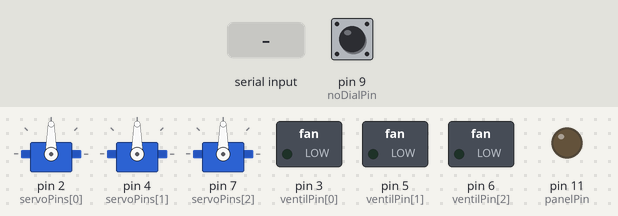
The sketch below on a simulated Arduino Uno, built with avr-gcc and run on an emulated ATmega328P. Parts: 3 × servo, switched loads named in the sketch (green lamp = pin HIGH), output pins drawn as LEDs (lit = HIGH). The inputs (shaded band) are chosen by the test bench; at power-on: pin 9 (noDialPin) HIGH.

Above: at 1.2 s.
1.3 s: "p90\n" received over Serial
At 2.2 s:
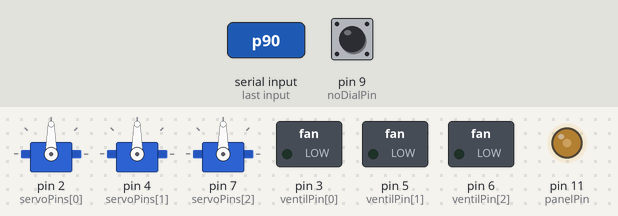
2.8 s: "p,45\n" received over Serial
At 3.4 s:
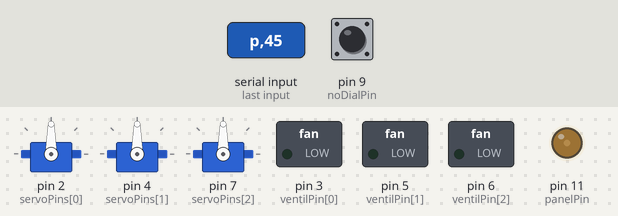
4.3 s: "l90\n" received over Serial
At 5.5 s:
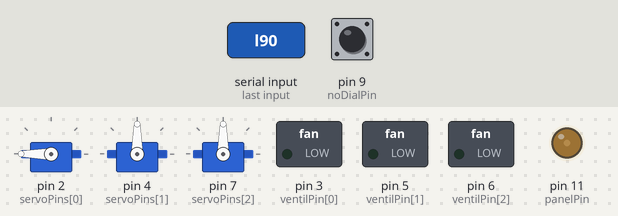
5.8 s: "c90\n" received over Serial
At 6.9 s:
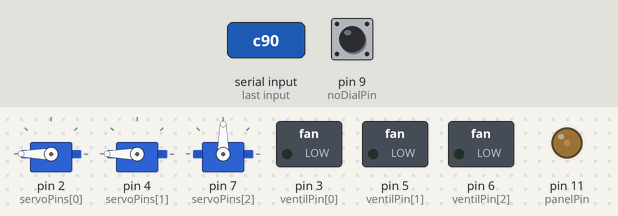
7.3 s: "l,45\n" received over Serial
At 8.0 s:
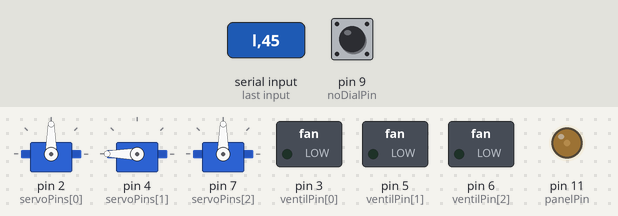
8.8 s: "r90\n" received over Serial
At 9.2 s:
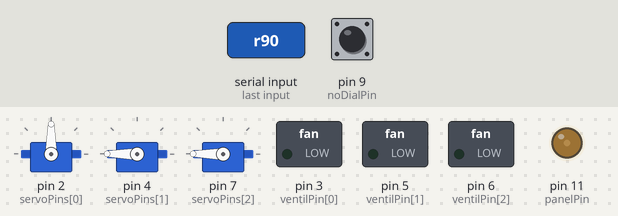
Timing chart, 0 to 11.3 s (numbered marks = the images above; inputs shaded):
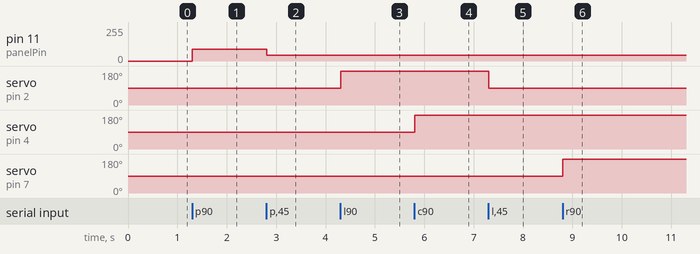

The sketch:

Onirisation.ino
```cpp
#include <Servo.h>

/*
 *  modify the folowing variables to fit the number of fans, servos, sensors
 */

const int panelPin = 11;                 // led panel pin
const int servoPins[] = {2, 4, 7};       // non PWM pins for servos
const int fsrAnalogPin[] = {0};          // FSR analog pins
const int ventilPin[] = {3, 5, 6};       // PWM pins for ventilos
const int lowTresh = 30;                 // set lowest limit for driving ventilos
const int highTresh = 170;               // set highest limit for driving ventilos
const unsigned long lagTime = 1000;      // set lag time for driving each ventilos
const int noDialPin = 9;
const int countPin = 10;

/*  ventilVal
 *  deffault parameters
 */

const int servoNum = sizeof(servoPins) / sizeof(servoPins[0]);        // number of servos
const int fsrNum = sizeof(fsrAnalogPin) / sizeof(fsrAnalogPin[0]);    // number of resistive sensors
const int ventilNum = sizeof(ventilPin) / sizeof(ventilPin[0]);       // number of ventilos

Servo myServos[servoNum];                   // create servo objects
int fsrReading[fsrNum];                     // value sent to score
int ventilVal[ventilNum];                   // value received from score
int previousVal[ventilNum];                 // keep track of previous vlaues
unsigned long timeElapsed;                  // keep track of time past
unsigned long lastTime[ventilNum];          // store date for mesuring durations
int count = 0;
int prevState = 0;

void setup() {

  Serial.begin(9600);                       // set baud rate

  for (int i = 0; i < ventilNum; i++) {
    pinMode(ventilPin[i], OUTPUT);         // define pin as output
    previousVal[i] = 0;                    // initialise all previousVal to 0
    lastTime[i] = 0;                       // initialise all lastTimes to 0
    ventilVal[i] = 0;                      // initialise all ventilVal to 0
  }

  for (int i = 0; i < servoNum; i++) {
    myServos[i].attach(servoPins[i], 800, 2200);   // define servo range
    myServos[i].writeMicroseconds(1500);            // servo initial value
  }

  pinMode(panelPin, OUTPUT);         // define pin as output
  pinMode(noDialPin, INPUT_PULLUP);    // define pin as inpout
  pinMode(countPin, INPUT_PULLUP);    // define pin as inpout

}

void loop() {

  timeElapsed = millis();                   // update current date
  /*
  for (int i = 0; i < fsrNum; i++) {
    fsrReading[i] = analogRead(fsrAnalogPin[i]);
    Serial.print(fsrReading[i]);            // read anog pin and send it through serial
    if (i == (fsrNum - 1)) {
      Serial.println();
    } else {
      Serial.print(',');
    }
  }
 */

 if(!digitalRead(noDialPin)) {
  int curentState = digitalRead(countPin);
  if((curentState == 0) && (prevState == 1)) {
    count++;
  }
  prevState = curentState;
 } else {
  if(count != 0) {
    Serial.println(count - 1);
    count = 0;
  }
 }

// Serial.print(digitalRead(dialPin)) ;

  while (Serial.available() > 0) {
    switch (Serial.read()) {                // switch for the folowing characters
      case 'p':
      analogWrite(panelPin, Serial.parseInt());
      break;
      case 'l':
      myServos[0].writeMicroseconds(
        map(Serial.parseInt(), 0, 90, 800, 2200)
        );
      break;
      case 'c':
      myServos[1].writeMicroseconds(
        map(Serial.parseInt(), 0, 90, 800, 2200)
        );
      break;
      case 'r':
      myServos[2].writeMicroseconds(
        map(Serial.parseInt(), 0, 90, 800, 2200)
        );
      break;
      case 'v':
      ventilVal[0] = Serial.parseInt();
      break;
      case 'w':
      ventilVal[1] = Serial.parseInt();
      break;
      case 'x':
      ventilVal[2] = Serial.parseInt();
      break;
    }
  }

  for (int i = 0; i < ventilNum; i++) {
    if ((timeElapsed - lastTime[i]) >= lagTime) {
      if (needStarter(ventilVal[i], previousVal[i])) {
        analogWrite(ventilPin[i], 255);
        lastTime[i] = timeElapsed;
        } else {
        analogWrite(ventilPin[i], ventilVal[i]);
      }
    }
  }

  Serial.flush();
  delay(1);
}

bool needStarter(int val, int &prev) {

  if ((val >= lowTresh) && (val < highTresh)) {
    if (prev < highTresh) {
      prev = 255;
      return true;
    } else {
      return false;
    }
  } else {
    prev = val;
    return false;
  }
}
```

Measured:
- after the input at 1.3 s, pin 11 (panelPin): 0/255 → 90/255 at once
- after the input at 2.8 s, pin 11 (panelPin): 90/255 → 45/255 at once
- after the input at 4.3 s, servo on pin 2 (servoPins[0]): 90° → 180° at once
- after the input at 5.8 s, servo on pin 4 (servoPins[1]): 90° → 180° at once
- after the input at 7.3 s, servo on pin 2 (servoPins[0]): 180° → 90° at once
- after the input at 8.8 s, servo on pin 7 (servoPins[2]): 90° → 180° at once
